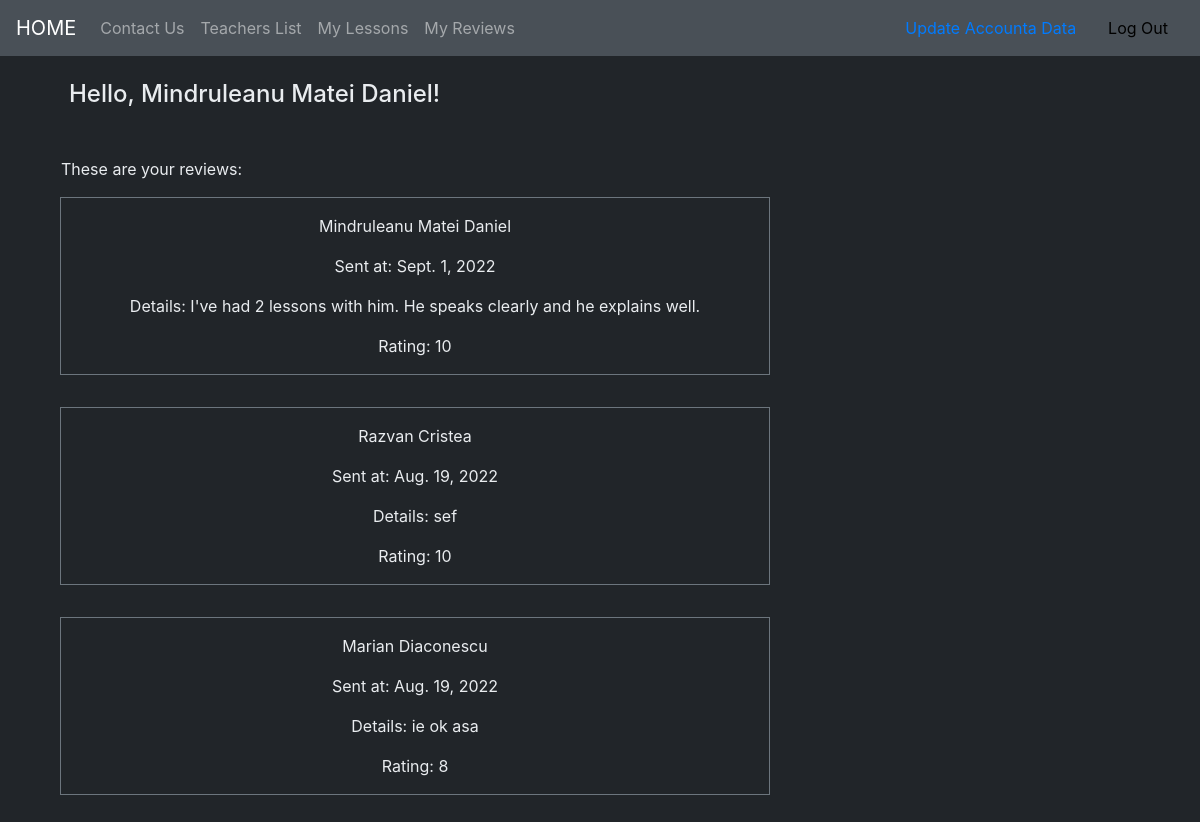
Before: /reviews/pr/3/ (signed in) with the older database file.
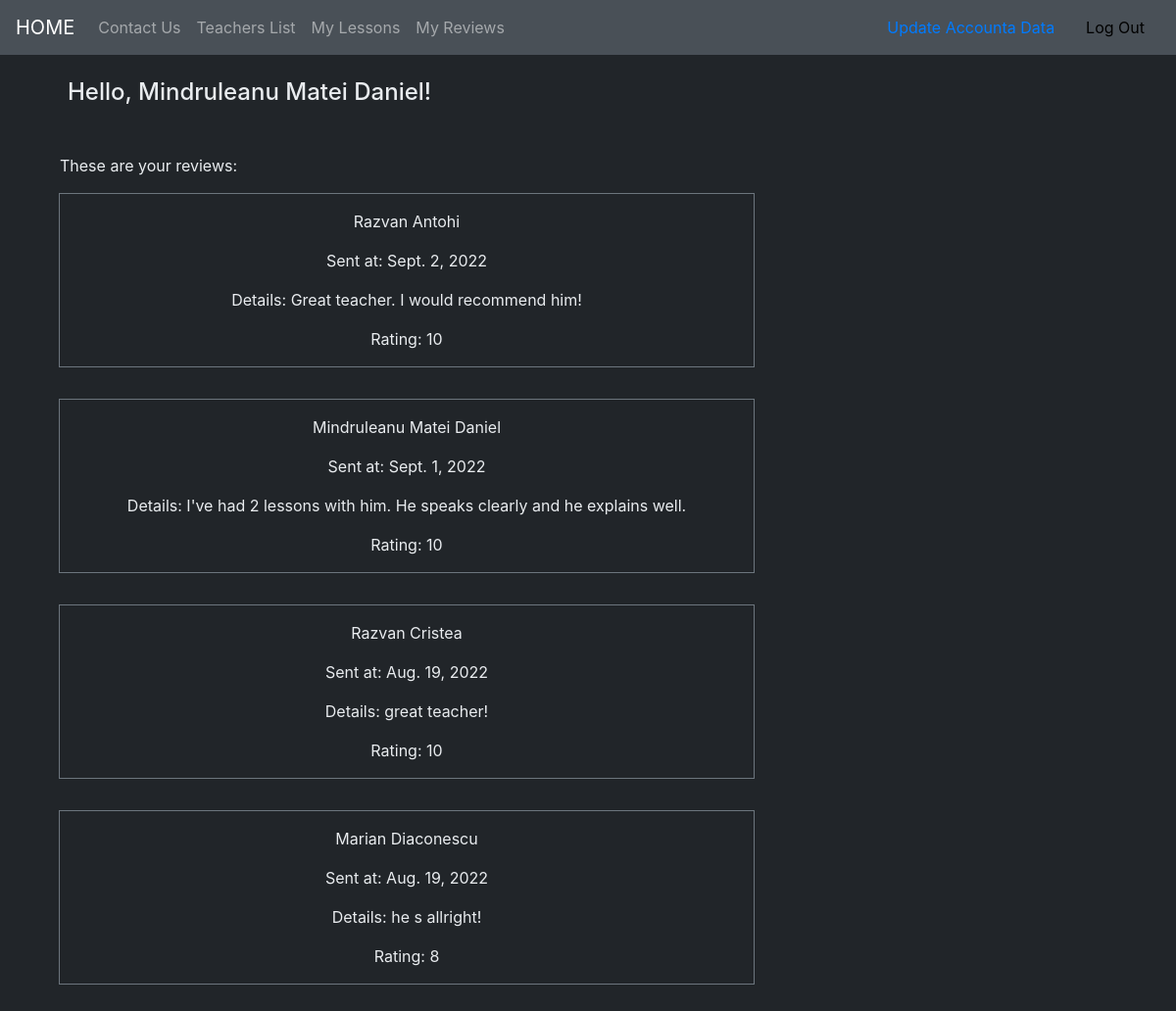
After: the same page with the newer database file.
### accounts/models.py (models this page shows, shortened)
class User(AbstractUser):
    phone_number = models.CharField(max_length=10,blank=False, validators=[phone_number_validator], unique=True)
    email = models.EmailField(unique=True)
    is_student = models.BooleanField(default=False)
    is_teacher = models.BooleanField(default=False)

### reviews/models.py (models this page shows, shortened)
class Review(models.Model):
    user = models.ForeignKey(User, on_delete=models.CASCADE)
    teacher = models.ForeignKey(Teacher, on_delete=models.CASCADE, null=True)
    sent_date = models.DateField(auto_now_add=True)
    description = models.TextField()
    rating = models.PositiveIntegerField(validators = [rating_validator])
    class Meta:
        ordering = ["-sent_date"]
        unique_together = ['user', 'teacher']

### reviews/views.py (the view)
# urls.py: path('pr/<int:pk>/', views.TeacherReviews.as_view(), name='teacher_reviews'),
@method_decorator([login_required], name='dispatch')
class TeacherReviews(generic.ListView):
    model = Review
    template_name = 'reviews/teacher_reviews_list.html'
    paginate_by = 5
    def get_queryset(self):
        queryset = super(TeacherReviews, self).get_queryset()
        queryset = queryset.filter(teacher=Teacher.objects.get(pk=self.kwargs.get('pk')))
        return queryset
    def get_context_data(self,**kwargs):
        context = super().get_context_data(**kwargs)
        context['teacher'] = Teacher.objects.get(pk=self.kwargs.get('pk'))
        return context

### reviews/templates/reviews/teacher_reviews_list.html (shortened to what this page needs)
{% extends "base.html" %}
{% load bootstrap_icons %}
{% block extra_css %}
    {% load static %}
    <link rel="stylesheet" type="text/css" href="{% static 'invicta/css/lessons_and_reviews.css' %}" >
{% endblock %}
{% block content %}
    <h4 class="list-title">Hello, {{user.first_name}} {{user.last_name}}!</h4>
    <p class="list-paragraph">These are your reviews:</p>
    <div class="col-md-8">
        {% for review in object_list  %}
            {% include "reviews/_teacher_review.html" %}
        {% endfor %}
    </div>
{% endblock %}

### templates/base.html (shortened to what this page needs)
<!DOCTYPE html>
{% load static %}
<html>
  <head>
    <link rel="stylesheet" href="https://cdn.jsdelivr.net/npm/bootstrap@4.4.1/dist/css/bootstrap.min.css">
    <link rel="stylesheet" type="text/css" href="{% static 'invicta/css/master.css' %}" >
    {% block extra_css %}
    {% endblock %}
  </head>
  <body>
    <nav class="navbar navbar-expand-lg navbar-dark custom-navbar  mynav">
        <a class="navbar-brand mynav" href="{% url 'home' %}">HOME</a>
        <div class="collapse navbar-collapse" id="navbarSupportedContent">
            <ul class="navbar-nav mr-auto">
                <li class="nav-item">
                    <a class="nav-link" href="{% url 'contact_us' %}">Contact Us</a>
                </li>
                {% if user.is_authenticated %}
                    {% if user.is_student %}
                        <li class="nav-item">
                            <a class="nav-link" href="{% url 'all_teachers' %}">Teachers List</a>
                        </li>
                        <li class="nav-item">
                            <a class="nav-link" href="{% url 'lessons:student_lessons' pk=user.pk %}">My Lessons</a>
                        </li>
                        <li class="nav-item">
                            <a class="nav-link" href="{% url 'reviews:student_reviews' pk=user.pk %}">My Reviews</a>
                        </li>
                    {% endif %}
                {% endif %}
            </ul>
            {% if user.is_authenticated %}
                {% if user.is_student %}
                    <li class="nav">
                        <a class="nav-link" href="{% url 'accounts:update_user' pk=user.pk %}">Update Accounta Data</a>
                    </li>
                {% endif %}
                <li class="nav">
                    <form method="post" action="{% url 'accounts:logout' %}" class="m-0">
                        <button type="submit" class="nav-link bg-transparent border-0">Log Out</button>
                    </form>
                </li>
            {% endif %}
        </div>
    </nav>
    <div class="container mycontent">
        {% block content %}
        {% endblock %}
    </div>
  </body>
</html>

### reviews/templates/reviews/_teacher_review.html (shortened to what this page needs)
{% load bootstrap_icons %}
<div class="review_list_div">
    <p>
        {{ review.user.first_name }} {{ review.user.last_name }}</p>
    <p>
        Sent at: {{ review.sent_date }}
    </p>
    <p>
        Details: {{ review.description }}
    </p>
    <p>
        Rating: {{ review.rating }}
    </p>
</div>

### templates/_pagination.html (shortened to what this page needs)
{% load static %}

### static/invicta/css/master.css (style rules this page uses)
.review_list_div { border : 1px solid black; margin-bottom: 2em; text-align: center; }
.custom-navbar { background-color: #495057; }
body { background-color: #212529; color: #E9ECEF; }

### static/invicta/css/lessons_and_reviews.css (style rules this page uses)
.list-title { margin: 1em 1em 2em 1em; }
.list-paragraph { font-size: 1em; margin-left: 1em; }
.review_list_div { border : 1px solid #6C757D; margin-bottom: 2em; text-align: center; padding-top: 1em; }

Changed rows visible on the page:
added Review: user.first_name "Razvan", user.last_name "Antohi", sent_date "Sept. 2, 2022", description "Great teacher. I would recommend him!", rating "10"
changed Review "Cristea": description "sef" → "great teacher!"
changed Review "Marian": description "ie ok asa" → "he s allright!"
